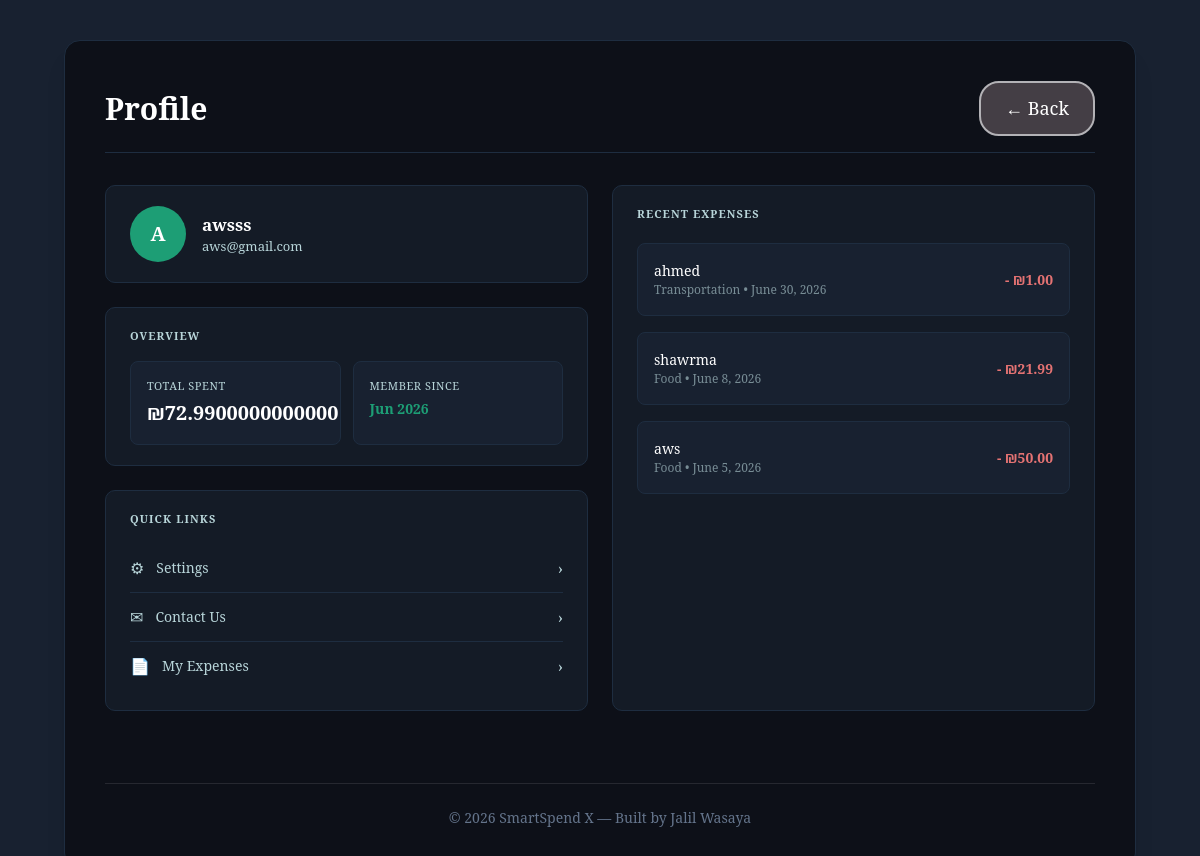
The app's page /profile/ (signed in), older data.
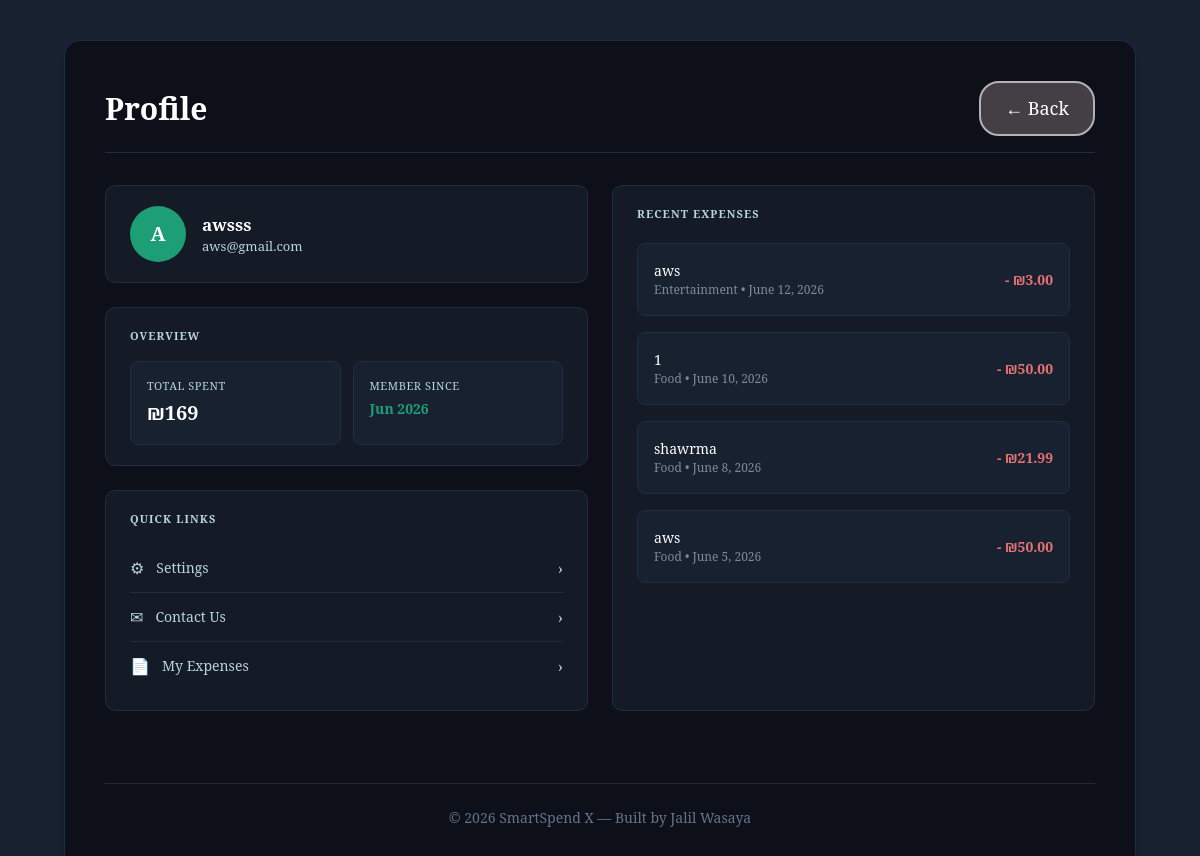
The same page, newer data.
### app1/models.py (models this page shows, shortened)
class Expense(models.Model):
    CATEGORY_CHOICES = [
        ("Food", "Food"),
        ("Transportation", "Transportation"),
        ("Entertainment", "Entertainment"),
        ("Bills", "Bills"),
        ("Other", "Other"),
    ]
    user = models.ForeignKey(User, on_delete=models.CASCADE, null=True, blank=True)
    title = models.CharField(max_length=100)
    amount = models.DecimalField(max_digits=10, decimal_places=2)
    category = models.CharField(max_length=50, choices=CATEGORY_CHOICES)
    date = models.DateField()

### app1/views.py (the view)
# urls.py: path("profile/", views.profile_view, name="profile"),
@login_required
def profile_view(request):
    expenses       = Expense.objects.filter(user=request.user).order_by("-date")[:4]
    total_expenses = Expense.objects.filter(user=request.user).aggregate(total=Sum("amount"))["total"] or 0
    return render(request, "profile.html", {
        "expenses":       expenses,
        "total_expenses": total_expenses,
        "currency":       get_currency_symbol(request.user),
    })

### app1/views.py (called while the page is built)
def get_currency_symbol(user):
    try:
        profile = user.userprofile
        symbols = {'USD': '$', 'ILS': '₪', 'EUR': '€'}
        return symbols.get(profile.currency, '$')
    except Exception:
        return '$'

### app1/templates/profile.html (shortened to what the changed rows need)
{% load static %}
<!DOCTYPE html>
<html lang="en">
<head>
    <script src="https://cdn.tailwindcss.com"></script>
</head>
<body class="text-[#b8d5d9] min-h-screen flex flex-col justify-between py-10 px-4 md:px-16">
    <main class="max-w-7xl mx-auto w-full flex-1 flex flex-col">
        <section class="w-full bg-[#0d1018] p-6 md:p-10 rounded-2xl border border-[#1e2d40] shadow-xl flex-1 flex flex-col justify-between">
            <div>
                <div class="flex justify-between items-center border-b border-[#1e2d40] pb-4 mb-8">
                    <h2 class="text-3xl font-bold text-white">Profile</h2>
                </div>
                <div class="grid grid-cols-1 md:grid-cols-2 gap-6 mb-6">
                    <div class="flex flex-col gap-6">
                        <div class="bg-[#141b26] border border-[#1e2d40] rounded-[10px] px-6 py-5 flex flex-col gap-4">
                            <div class="grid grid-cols-2 gap-3">
                                <div class="bg-[#182130] border border-[#1e2d40] rounded-lg p-4">
                                    <p class="text-[#b8d5d9] text-[11px] uppercase tracking-wider mb-1">Total Spent</p>
                                    <p class="text-white text-[20px] font-bold">{{ currency }}{{ total_expenses }}</p>
                                </div>
                            </div>
                        </div>
                    </div>
                    <div class="bg-[#141b26] border border-[#1e2d40] rounded-[10px] px-6 py-5 flex flex-col gap-4">
                        {% for expense in expenses %}
                        <div class="bg-[#182130] border border-[#1e2d40] rounded-lg p-4 flex justify-between items-center">
                            <div>
                                <p class="text-white text-[14px] font-medium">{{ expense.title }}</p>
                                <p class="text-[#b8d5d9] text-[12px] opacity-60">
                                    {{ expense.category }} • {{ expense.date }}
                                </p>
                            </div>
                            <p class="text-[#e57373] text-[14px] font-semibold">- {{ currency }}{{ expense.amount }}</p>
                        </div>
                        {% endfor %}
                    </div>
                </div>
            </div>
        </section>
    </main>
</body>
</html>

Row changes from the older to the newer data that the page shows:
no longer on this page (row edited): Expense: title "ahmed", category "Transportation", date "June 30, 2026", currency "₪", amount "1.00"
added Expense: title "aws", category "Entertainment", date "June 12, 2026", currency "₪", amount "3.00"
added Expense: title "1", category "Food", date "June 10, 2026", currency "₪", amount "50.00"
Text that changed along with them:
{{ total_expenses }}: "72.9900000000000" → "169"
